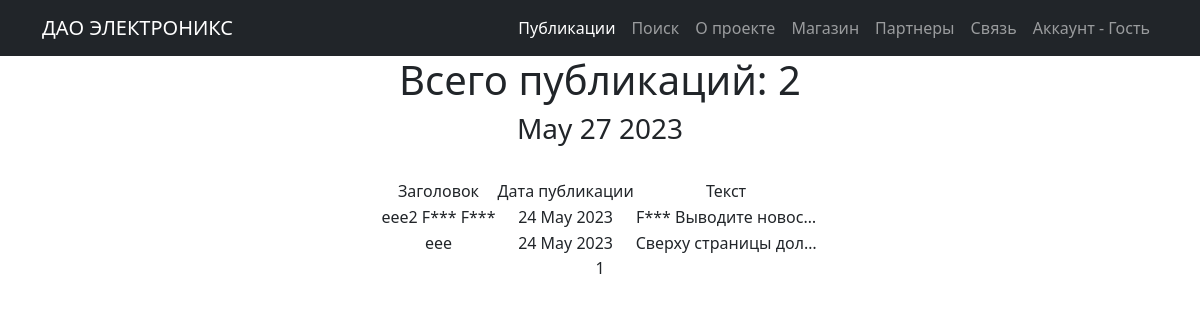
/posts/, run on an earlier commit of the app's database.
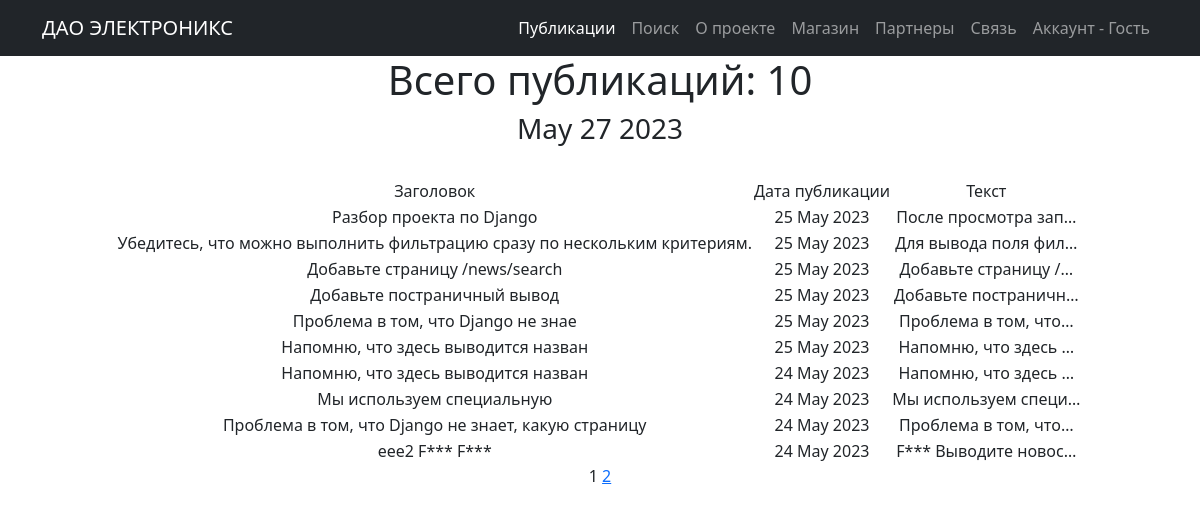
And on a later commit of the database.
### posts/models.py (models this page shows, shortened)
class Post(models.Model):
    type = models.CharField(max_length=2, choices=CATEGORY_CHOICES, default=ARTICLE)
    add_time = models.DateTimeField(auto_now_add=True)
    title = models.CharField(max_length=255)
    text = models.TextField()
    rating = models.IntegerField(default=0)
    author = models.ForeignKey(Author, on_delete=models.CASCADE)
    category = models.ManyToManyField(Category, through='PostCategory')

### posts/views.py (the view)
# urls.py: path('', PostsList.as_view(), name='posts_list'),
class PostsList(ListView):
    model = Post
    ordering = '-add_time'
    template_name = 'posts_list.html'
    context_object_name = 'posts_list'
    paginate_by = 10
    def get_queryset(self):
        queryset = super().get_queryset()
        self.filterset = PostFilter(self.request.GET, queryset)
        return self.filterset.qs
    def get_context_data(self, **kwargs):
        context = super().get_context_data(**kwargs)
        context['filterset'] = self.filterset
        return context

### posts/templatetags/custom_filters.py (called while the page is built)
def new_word(bw):
    return bw[0] + '***'

@register.filter()
def censor(value):
    for item in bad_words:
        if item in value:
            return value.replace(item, new_word(item))
        else:
            return value

### posts/templatetags/custom_tags.py (called while the page is built)
@register.simple_tag()
def current_time(format_string='%b %d %Y'):
    return datetime.utcnow().strftime(format_string)

### templates/posts_list.html (shortened to what this page needs)
{% extends 'flatpages/default.html' %}
{% load custom_filters %}
{% load custom_tags %}
{% block content %}
{% if posts_list %}
    <h1> Всего публикаций: {{ posts_list|length }} </h1>
    <h3>{% current_time '%b %d %Y' %}</h3>
    <br>
    <table align="center">
               <tr>
                   <td>Заголовок</td>
                   <td>Дата публикации</td>
                   <td>Текст</td>
               </tr>
        {% for posts in posts_list %}
               <tr>
                   <td>{{ posts.title|censor }}</td>
                   <td>{{ posts.add_time|date:"d M Y" }}</td>
                   <td>{{ posts.text|truncatechars:20|censor }}</td>
                   <td>
                </td>
               </tr>
        {% endfor %}
    </table>
{% else %}
    <h2>Публикаций нет!</h2>
{% endif %}
   {{ page_obj.number }}
   {% if page_obj.has_next %}
       <a href="?page={{ page_obj.next_page_number }}">{{ page_obj.next_page_number }}</a>
   {% endif %}
{% endblock content %}

What changed in the data, as far as the page shows it:
no longer on this page (row unchanged): Post: title|censor "eee", add_time "24 May 2023", text|censor "Сверху страницы дол…"
added Post: title|censor "Разбор проекта по Django", add_time "25 May 2023", text|censor "После просмотра зап…"
added Post: title|censor "Убедитесь, что можно выполнить фильтрацию сразу по нескольким критериям.", add_time "25 May 2023", text|censor "Для вывода поля фил…"
added Post: title|censor "Добавьте страницу /news/search", add_time "25 May 2023", text|censor "Добавьте страницу /…"
added Post: title|censor "Добавьте постраничный вывод", add_time "25 May 2023", text|censor "Добавьте постраничн…"
added Post: title|censor "Проблема в том, что Django не знае", add_time "25 May 2023", text|censor "Проблема в том, что…"
added Post: title|censor "Напомню, что здесь выводится назван", add_time "25 May 2023", text|censor "Напомню, что здесь …"
added Post: title|censor "Напомню, что здесь выводится назван", add_time "24 May 2023", text|censor "Напомню, что здесь …"
added Post: title|censor "Мы используем специальную", add_time "24 May 2023", text|censor "Мы используем специ…"
added Post: title|censor "Проблема в том, что Django не знает, какую страницу", add_time "24 May 2023", text|censor "Проблема в том, что…"
Also different on the page:
{{ posts_list|length }}: "2" → "10"
{{ page_obj.next_page_number }}: (not shown) → "2"
